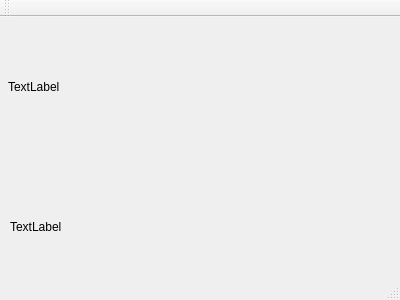
<?xml version="1.0" encoding="UTF-8"?>
<ui version="4.0">
 <class>MainWindow</class>
 <widget class="QMainWindow" name="MainWindow">
  <property name="geometry">
   <rect>
    <x>0</x>
    <y>0</y>
    <width>400</width>
    <height>300</height>
   </rect>
  </property>
  <property name="windowTitle">
   <string>MainWindow</string>
  </property>
  <widget class="QWidget" name="centralWidget">
   <widget class="SLabel" name="label">
    <property name="geometry">
     <rect>
      <x>8</x>
      <y>60</y>
      <width>371</width>
      <height>20</height>
     </rect>
    </property>
    <property name="mouseTracking">
     <bool>true</bool>
    </property>
    <property name="text">
     <string>TextLabel</string>
    </property>
   </widget>
   <widget class="QLabel" name="label_2">
    <property name="geometry">
     <rect>
      <x>10</x>
      <y>200</y>
      <width>361</width>
      <height>19</height>
     </rect>
    </property>
    <property name="text">
     <string>TextLabel</string>
    </property>
   </widget>
  </widget>
  <widget class="QMenuBar" name="menuBar">
   <property name="geometry">
    <rect>
     <x>0</x>
     <y>0</y>
     <width>400</width>
     <height>24</height>
    </rect>
   </property>
  </widget>
  <widget class="QToolBar" name="mainToolBar">
   <attribute name="toolBarArea">
    <enum>TopToolBarArea</enum>
   </attribute>
   <attribute name="toolBarBreak">
    <bool>false</bool>
   </attribute>
  </widget>
  <widget class="QStatusBar" name="statusBar"/>
 </widget>
 <layoutdefault spacing="6" margin="11"/>
 <customwidgets>
  <customwidget>
   <class>SLabel</class>
   <extends>QLabel</extends>
   <header>slabel.h</header>
  </customwidget>
 </customwidgets>
 <resources/>
 <connections/>
</ui>
